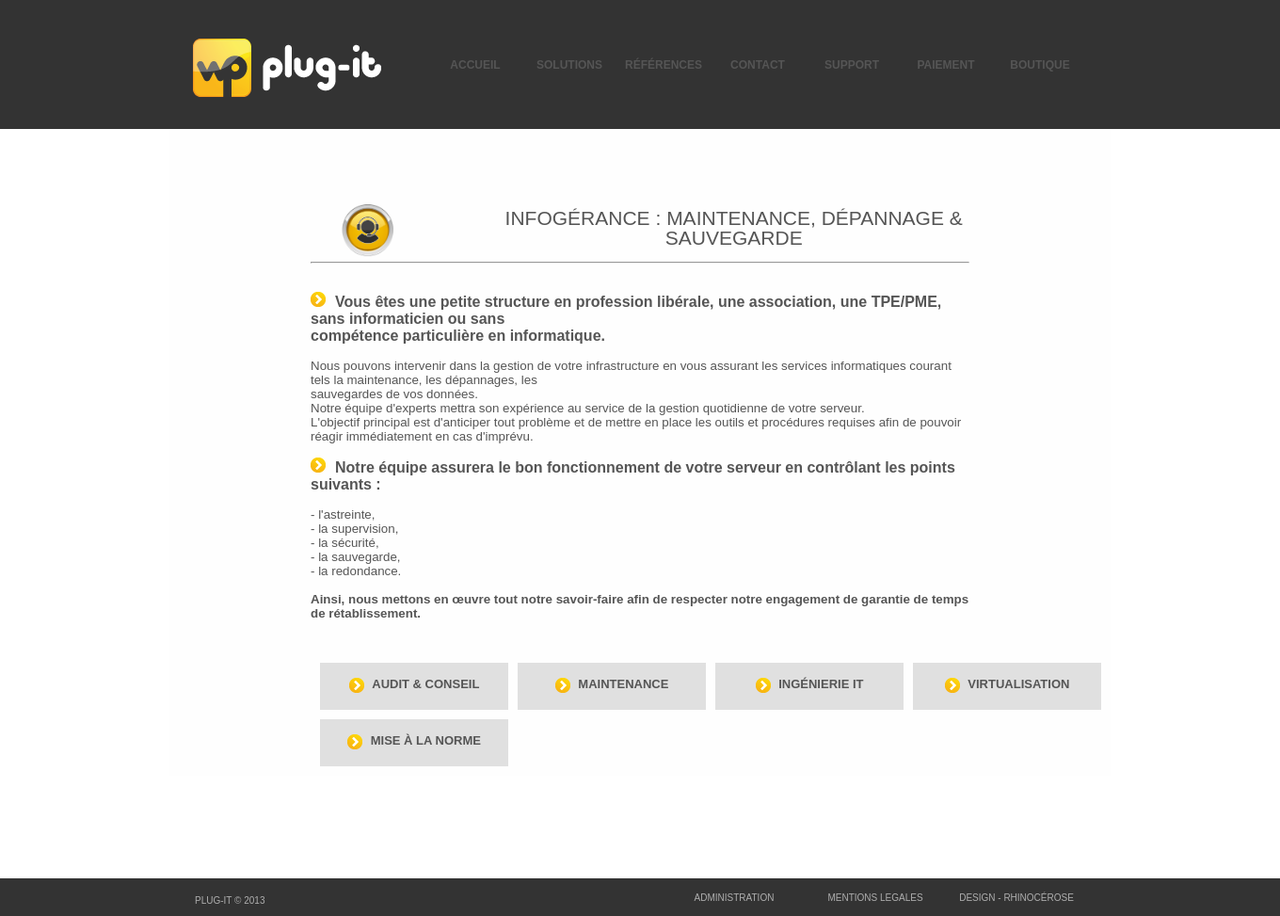
/index.php?page=services&mode=viewone&id=3, run on an earlier commit of the app's database.
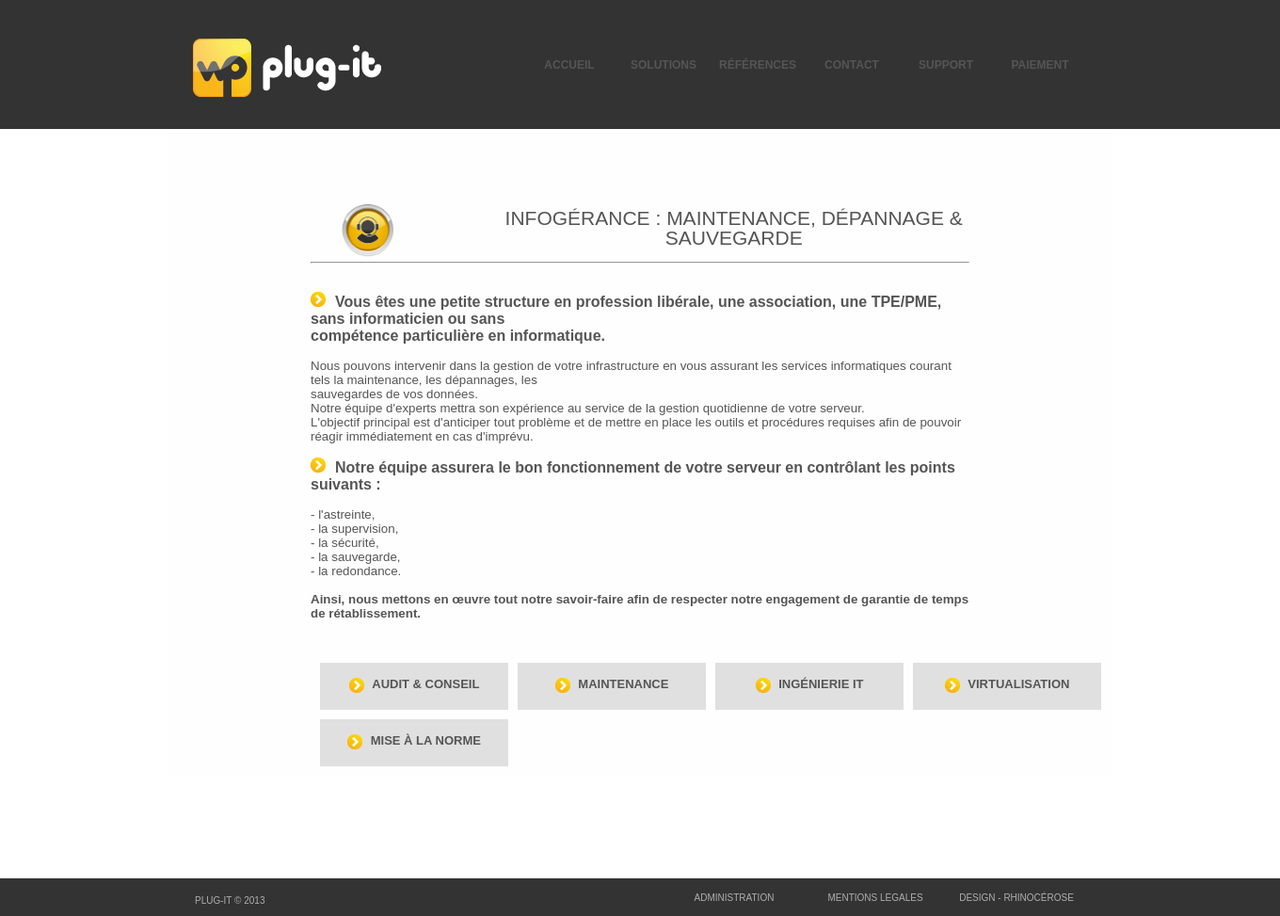
And on a later commit of the database.
### tables this page shows
CREATE TABLE IF NOT EXISTS `menu` (
  `id` int(11) NOT NULL AUTO_INCREMENT,
  `interne` tinyint(1) NOT NULL,
  `active` tinyint(1) NOT NULL,
  `nom` varchar(50) NOT NULL,
  `baseName` varchar(50) NOT NULL,
  `position` int(11) NOT NULL,
  `lien` varchar(255) NOT NULL,
  `meta` text NOT NULL,
  PRIMARY KEY (`id`)
);

CREATE TABLE IF NOT EXISTS `services` (
  `id` int(11) NOT NULL AUTO_INCREMENT,
  `titre` varchar(100) NOT NULL,
  `corps` text NOT NULL,
  `image` varchar(100) NOT NULL,
  `subtitre` varchar(50) NOT NULL,
  `date` timestamp NOT NULL DEFAULT CURRENT_TIMESTAMP,
  `ordre` int(11) NOT NULL,
  PRIMARY KEY (`id`)
);

### connexionbddplugit.class.php (called while the page is built, shortened)
<?php
class connexionbddplugit
{
	private static $connexion = null;
	public static function getInstance ()
	{
		if (is_null(self::$connexion))
		{
			try
			{
				$connexion = new PDO('mysql:host=localhost;dbname=plugit','root','');
			} catch ( Exception $e )
			{
			echo "Connection à MySQL impossible : ", $e->getMessage();
			die();
			}
			$connexion->setAttribute(PDO::ATTR_ERRMODE, PDO::ERRMODE_EXCEPTION);
			$connexion->setAttribute(PDO::ATTR_EMULATE_PREPARES, false);
			$connexion->exec("SET CHARACTER SET utf8");
		}
		return $connexion;
	}
}
?>

### Include/common/Banniere.php (the view, shortened to what this page needs)
<div>
	<div style="margin-left:auto; width:950px; margin-right:auto"><a style="text-decoration:none;border:none;" href="index.php?page=accueil"><img src="images/logotype_plug_it.png" style="position:absolute; float:left; bottom:25%; "/></a>
	<table style="position:relative; float:right; margin-left:10px;" height="137px" class="menu" cellspacing="0">
		<tr>
		<?php
		require_once('./connexionbddplugit.class.php');
		try
		{
			$rq = connexionbddplugit::getInstance()->query("SELECT * FROM menu ORDER BY position");
			while($ar=$rq->fetch())
			{
				if($ar['active'] == true)
				{
					echo '<td onclick="location.href=\''.$ar['lien'].'\'"';
						if($ar['interne'] and $_GET['page'] == $ar['baseName'])
							echo 'class="menu_selected"';
						else
							echo 'class="menu_unselected"';
					echo ' id="menu_'.$ar['id'].'" >'.$ar['nom'].'</td>';
				}
			}
		} catch ( Exception $e ) {
			echo "Une erreur est survenue : ".$e->getMessage();
		}
		?>
		</tr>
	</table></div>
</div>

### Include/invite/services.php (shortened to what this page needs)
<?php
	require_once('./connexionbddplugit.class.php');
	switch($_GET['mode'])
	{
		case 'viewone':
			if(isset($_GET['id']))
			{
				try{
					$bdd = connexionbddplugit::getInstance();
					$retour = $bdd->prepare("SELECT count(id) as cpt FROM services WHERE id=?");
					$retour->execute(array($_GET['id']));
					$donnees = $retour->fetch();
				} catch ( Exception $e ) {
					echo "Une erreur est survenue : ".$e->getMessage();
				}
				if($donnees['cpt'] == 1)
				{
					try{
						$bdd = connexionbddplugit::getInstance();
						$retour = $bdd->prepare("SELECT * FROM services WHERE id=?");
						$retour->execute(array($_GET['id']));
						$donnees = $retour->fetch();
					} catch ( Exception $e ) {
						echo "Une erreur est survenue : ".$e->getMessage();
					}
					echo '<div style="margin:auto;width:70%;">
						<table>
							<tr>
								<td><img src="'.$donnees['image'].'" style="width:60%;"/></td>
								<td><h2>'.$donnees['titre'].'</h2></td>
							</tr>
						</table>
						<hr/>
						<br/>
						'.nl2br($donnees['corps']).'
						</div>';
					try{
						$bdd = connexionbddplugit::getInstance();
						$retour = $bdd->prepare("SELECT * FROM services WHERE id<>? ORDER BY ordre LIMIT 10");
						$retour->execute(array($_GET['id']));
						$i=1;
						echo'<div style="margin:auto;width:70%;margin-top:20px;">
						<table cellspacing="10">';
						while ($donnees = $retour->fetch())
							{
								if($i == 1)
									echo '<tr>';
								echo '<td>
								<div class="blocklink" onclick="location.href=\'index.php?page=services&mode=viewone&id='.$donnees['id'].'\'">
									<p style="text-align:center;position:relative;top:30%;">
										<img src="images/fleche.png" style="vertical-align:middle;"/> <span style="font-size:13px;font-weight:bold;margin-left:5px;text-transform:uppercase;">'.$donnees['subtitre'].'</span>
									</p>
								</div></td>';
								$i++;
								if($i > 4)
								{
									$i=1;
									echo '</tr>';
								}
							}
						echo '</table></div>';
					} catch ( Exception $e ) {
						echo "Une erreur est survenue : ".$e->getMessage();
					}
				}
				else
					echo '<p>Erreur</p>';
			}
			else
				echo '<p>Erreur</p>';
		break;
	}

What changed in the data, as far as the page shows it:
no longer on this page (row edited): menu: nom "BOUTIQUE"
